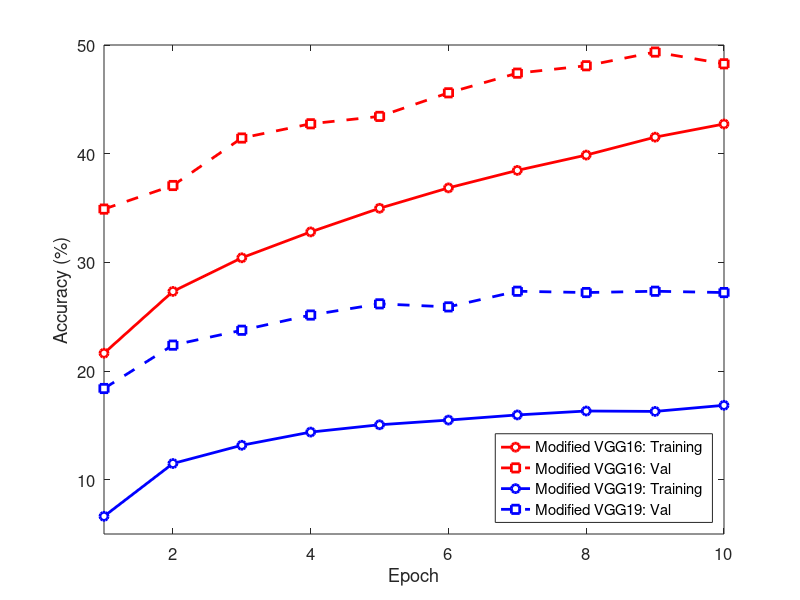
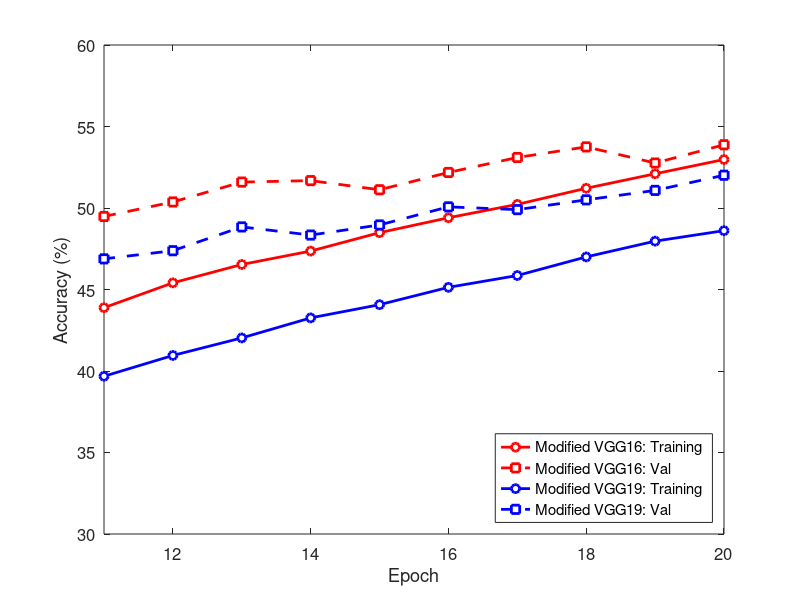

The MATLAB script that drew these images, in order:
clear, clc, close all

vgg16.train_loss = [3.57373512077,3.2367178154,3.07826091909,2.96034431982,2.8601478653,2.76807180786,2.6825678792,2.62100021839,2.54931354094,2.48767989635];
vgg16.val_loss = [2.94154109001,2.90655622959,2.65562294483,2.54271100044,2.53772690773,2.44318650723,2.34101639748,2.29519654751,2.23758168936,2.29149703264];
vgg16.val_acc = [0.348999984264,0.370699987411,0.414399984479,0.427499977946,0.434299981594,0.455999979377,0.474099977612,0.480899973512,0.493499976397,0.482699980736]
vgg16.train_acc = [0.216359990954,0.273229985923,0.304179984331,0.327999985665,0.34974998489,0.368509983718,0.384609985173,0.398709984243,0.415199980915,0.42729998219]

vgg16.train_loss_fine= [2.44424158859,2.37689440393,2.32347535944,2.28133661628,2.23602770376,2.18165408349,2.1470337534,2.10625493097,2.06304118252,2.02640776896];
vgg16.val_loss_fine = [2.2145600915,2.18518424511,2.13096219063,2.11214374542,2.13086363077,2.09223309755,2.06098106384,2.04631062984,2.04768262863,2.02704145432];
vgg16.val_acc_fine = [0.494799978137,0.503699973822,0.515899965763,0.516799975634,0.511199970245,0.521799970865,0.530999972224,0.537499973178,0.527599965334,0.538799966574];
vgg16.train_acc_fine= [0.438839981318,0.454079980552,0.465349980354,0.473579978466,0.484859978855,0.49401997596,0.502219974041,0.512109970391,0.5209899683,0.529749967396];

vgg19.val_acc = [0.183899991512,0.223799989223,0.237499989569,0.251499988735,0.261799987853,0.258999989033,0.273399984837,0.272199987471,0.273399986625,0.272199988663];
vgg19.train_acc = [0.0662799980268,0.114859996542,0.131659995176,0.143789994404,0.150519994423,0.15482999371,0.159569993317,0.163179994047,0.162809994027,0.168439993486];
vgg19.val_loss = [3.77646868706,3.58751558781,3.53108965397,3.48501555443,3.46915997505,3.47512831211,3.47241164207,3.46945554733,3.48040792942,3.47856464386];
vgg19.train_loss = [4.6630418272,4.2060252161,4.07810920715,3.99909072351,3.94800776815,3.92675634098,3.91342787838,3.88350450087,3.88196943283,3.85984200811];

vgg19.val_loss_fine = [3.22469905376,2.95707035065,2.83038408756,2.77626327515,2.65663205624,2.56605816841,2.58488180637,2.47730269909,2.39109867096,2.35955016136,2.32096466541,2.3257585907,2.22151320219,2.27358263969,2.22759646893,2.21644414902,2.19179564953,2.17112591743,2.13289859295,2.09652055979];
vgg19.val_acc_fine = [0.301099982262,0.352899979949,0.373599983454,0.386999982595,0.410599978566,0.419499983191,0.420199976563,0.441299980283,0.456099982858,0.466799980402,0.468799982071,0.47379997611,0.488399972916,0.48339997828,0.489599974751,0.500699974298,0.498999971151,0.504999975562,0.510799973011,0.520099971294];
vgg19.train_acc_fine = [0.182039992988,0.236909989744,0.265499986947,0.291369985342,0.312299984694,0.328419983715,0.342649984062,0.357899983764,0.373399983764,0.386469985008,0.39676998353,0.409539981902,0.420289982378,0.432579982758,0.440689982533,0.451329980493,0.458579981089,0.469989978731,0.47966997838,0.486089976966];
vgg19.train_loss_fine = [3.73661379242,3.40710076904,3.25604561853,3.12938036919,3.03250509262,2.95156576252,2.88448387957,2.81070406199,2.7327624774,2.68027072859,2.62747524881,2.57128197289,2.52526789188,2.47381573248,2.43484450364,2.38896304774,2.35112531376,2.30228099513,2.26616183591,2.23069068742];

Colors = {'r', 'b'};

epoch = 1:length(vgg16.train_loss)
% figure, hold on, box on
% plot(epoch, vgg16.train_loss, '-o', 'Color', Colors{1}, 'LineWidth', 2, 'MarkerFaceColor', 'w')
% plot(epoch, vgg16.val_loss, '--o', 'Color', Colors{1}, 'LineWidth', 2, 'MarkerFaceColor', 'w')
% plot(epoch, vgg19.train_loss, '-o', 'Color', Colors{2}, 'LineWidth', 2, 'MarkerFaceColor', 'w')
% plot(epoch, vgg19.val_loss, '--o', 'Color', Colors{2}, 'LineWidth', 2, 'MarkerFaceColor', 'w')
% xlabel('Epoch', 'FontSize', 12)
% ylabel('Loss', 'FontSize', 12)
% legend('Modified VGG16: Training', 'Modified VGG16: Val', 'Modified VGG19: Training', 'Modified VGG19: Val')

epoch = 1:length(vgg16.train_acc)
figure, hold on, box on
plot(epoch, 100*vgg16.train_acc, '-o', 'Color', Colors{1}, 'LineWidth', 2, 'MarkerFaceColor', 'w')
plot(epoch, 100*vgg16.val_acc, '--s', 'Color', Colors{1}, 'LineWidth', 2, 'MarkerFaceColor', 'w')
plot(epoch, 100*vgg19.train_acc, '-o', 'Color', Colors{2}, 'LineWidth', 2, 'MarkerFaceColor', 'w')
plot(epoch, 100*vgg19.val_acc, '--s', 'Color', Colors{2}, 'LineWidth', 2, 'MarkerFaceColor', 'w')
xlabel('Epoch', 'FontSize', 12)
ylabel('Accuracy (%)', 'FontSize', 12)
legend('Modified VGG16: Training', 'Modified VGG16: Val', 'Modified VGG19: Training', 'Modified VGG19: Val', 'Location', 'SouthEast')
set(gca, 'FontSize', 12)
axis([1 10 5 50])
saveas(gca, 'course_acc_vgg16_vgg19', 'epsc')

% epoch = 1:length(vgg16.train_loss_fine)
% figure, hold on, box on
% plot(epoch, vgg16.train_loss_fine, '-o',  'Color', Colors{1}, 'LineWidth', 2, 'MarkerFaceColor', 'w')
% plot(epoch, vgg16.val_loss_fine, '--o',  'Color', Colors{1}, 'LineWidth', 2, 'MarkerFaceColor', 'w')
% plot(1:length(vgg19.train_acc_fine), vgg19.train_loss_fine, '-o',  'Color', Colors{2}, 'LineWidth', 2, 'MarkerFaceColor', 'w')
% plot(1:length(vgg19.train_acc_fine), vgg19.val_loss_fine, '--o',  'Color', Colors{2}, 'LineWidth', 2, 'MarkerFaceColor', 'w')
% xlabel('Epoch', 'FontSize', 12)
% ylabel('Loss', 'FontSize', 12)
% legend('Modified VGG16: Training', 'Modified VGG16: Val', 'Modified VGG19: Training', 'Modified VGG19: Val')

epoch = 11:20
figure, hold on, box on
plot(epoch, 100*vgg16.train_acc_fine, '-o', 'Color', Colors{1},  'LineWidth', 2, 'MarkerFaceColor', 'w')
plot(epoch, 100*vgg16.val_acc_fine, '--s', 'Color', Colors{1}, 'LineWidth', 2, 'MarkerFaceColor', 'w')
plot(1:length(vgg19.train_acc_fine), 100*vgg19.train_acc_fine, '-o', 'Color', Colors{2},  'LineWidth', 2, 'MarkerFaceColor', 'w')
plot(1:length(vgg19.train_acc_fine), 100*vgg19.val_acc_fine, '--s', 'Color', Colors{2}, 'LineWidth', 2, 'MarkerFaceColor', 'w')
xlabel('Epoch', 'FontSize', 12)
ylabel('Accuracy (%)', 'FontSize', 12)
legend('Modified VGG16: Training', 'Modified VGG16: Val', 'Modified VGG19: Training', 'Modified VGG19: Val', 'Location', 'SouthEast')
set(gca, 'FontSize', 12)
axis([11 20 30 60])
saveas(gca, 'fine_acc_vgg16_vgg19', 'epsc')